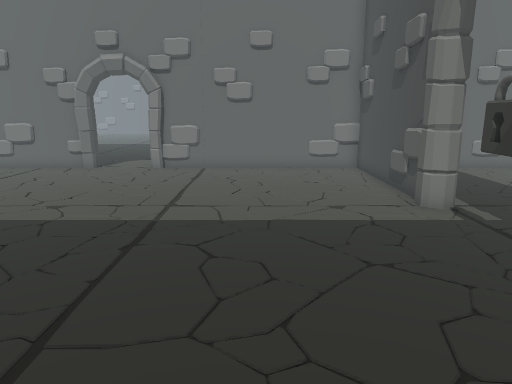
View 1 (above)

15 first-person views from a walk through a 3-D level made in the Unity game engine. The camera is 1.3 m above the floor, tilts 12° down and sees 70° across. The floor is counted in squares, 0.5 m on a side. Each view is taken from the middle of a square. On the plan, view 1 faces up. The plan holds only what a view shows up to about 20 squares ahead; the rest is blank. The place goes on beyond the plan. The player character is not drawn. Some animated figures are left out. Door leaves are left out, so doorways stand open.

View 2
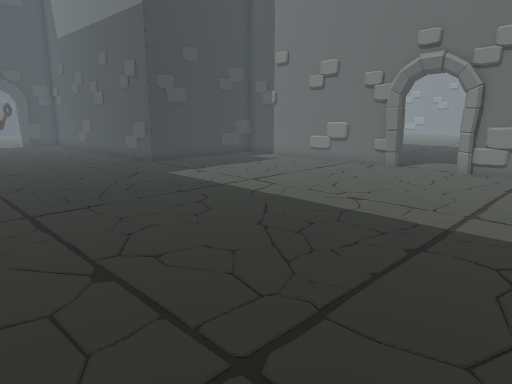

View 3
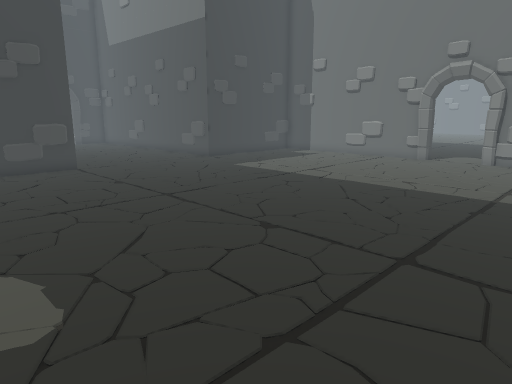

View 4
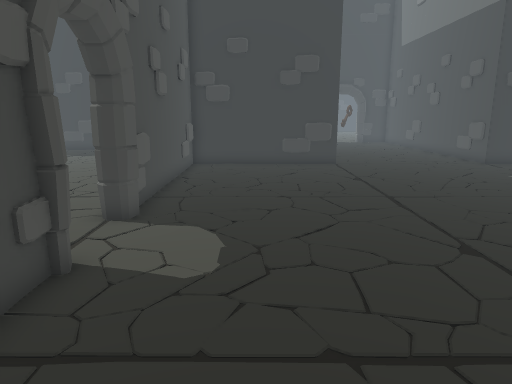

View 5
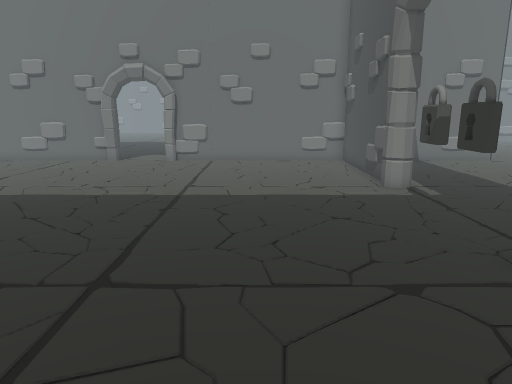

View 6
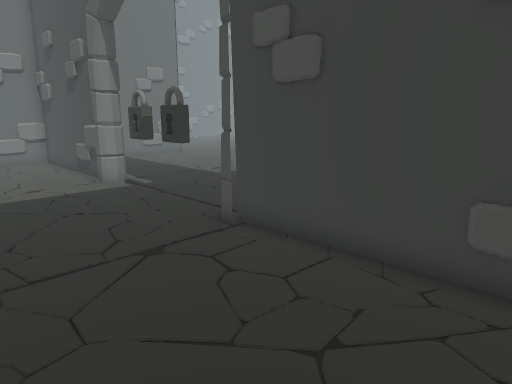

View 7
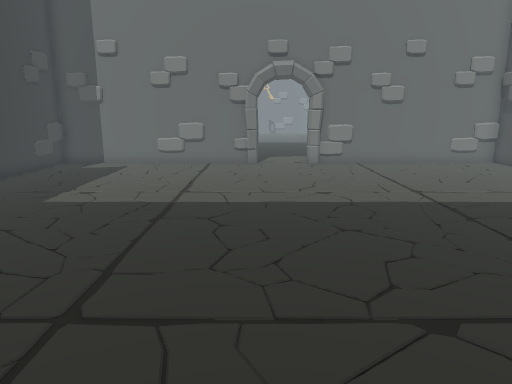

View 8
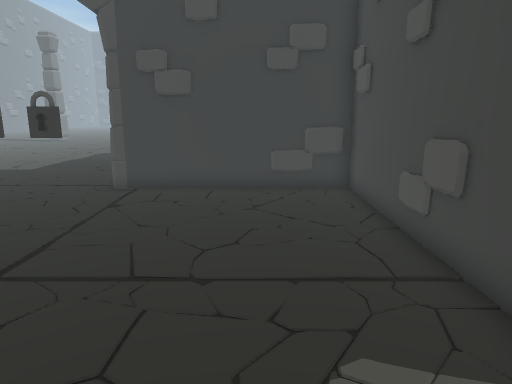

View 9
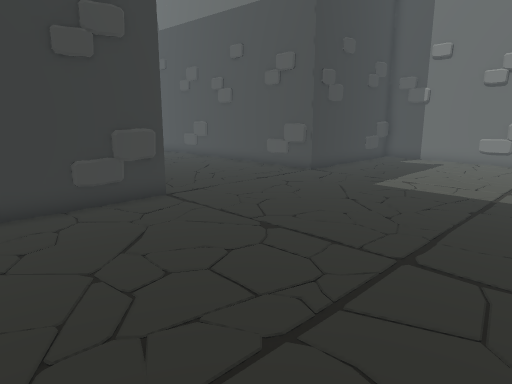

View 10
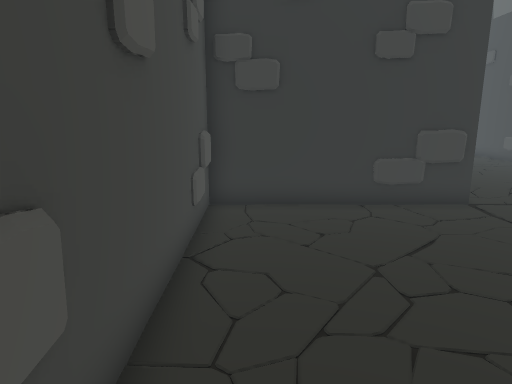

View 11
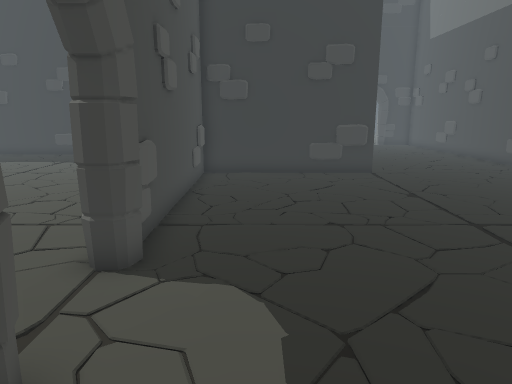

View 12
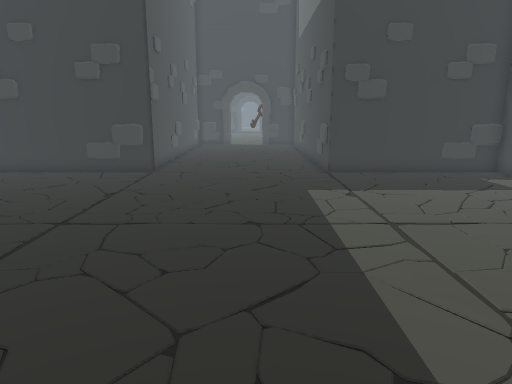

View 13
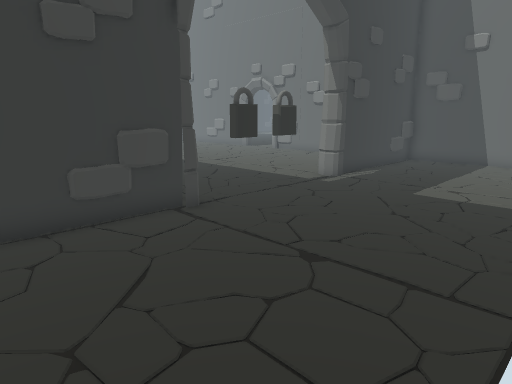

View 14
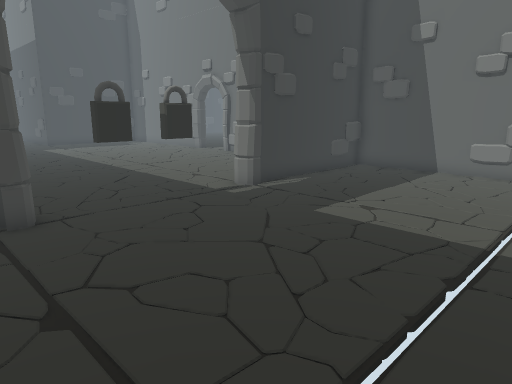

View 15
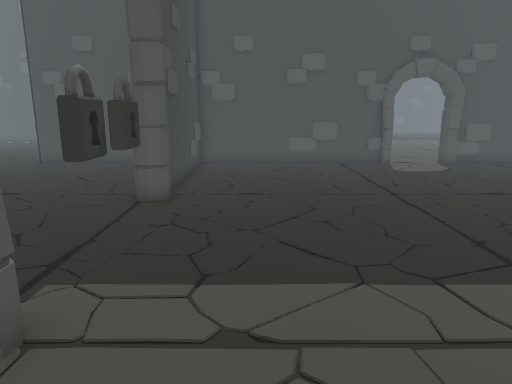

### Floor plan
Points are (right, up) in squares from view 1. A wall is a line through its corners. A room is listed if a view was taken in it or the views show most of it. See-through windows are left out.
Room 1 (views 1, 2, 3, 4, 5, 6, 7, 8, 9, 10, 11, 12, 15)
walls: (-8.4, 18) (-18.5, 18) (-18.5, 10.3) (-22.5, 10.3); (-4.5, 17.6) (-5.1, 17.8); (-7.9, 18.4) (-7.9, 17.8) (-8.4, 17.6); (-18.5, 2.4) (-18.5, -5.4) (-8.5, -5.4); (-18.9, 10.6) (-18.9, 10.1); (-18.4, 2) (-18.4, 1.5); (-8.6, -5) (-7.9, -5.2); (-5.1, -5.2) (-4.5, -5); (-4.6, -5.4) (5, -5.4) (5, 3.3); (-12.1, -5.2) (-11.6, -5.3); (4.6, 2.5) (4.7, 2.9) (4.9, 3.1); (5, 10.5) (5, 18) (3.5, 17.9); (5.3, 9.9) (4.7, 10.3) (4.7, 10.6); (-22.5, 2) (-19.8, 2); (5, 18) (-4.6, 18)
low walls: (-3.7, 17.8) (-4.5, 18); (-18.4, 1.2) (-18.4, 0.7); (-2.9, 17.9) (-3.6, 17.9); (-10.3, -5.3) (-9.4, -5.2); (4.8, -4.3) (4.9, -2.6)
ways out: open door at (5, 3.5) to room 2; open door at (5, 9.5) to room 2; opening at (-6.5, -5.5); opening at (-6.5, 18)
Room 2 (views 13, 14)
walls: (5.7, 3.1) (5.7, 2.5); (5.4, 3.2) (5.4, -1.8); (4.9, 3.1) (5.2, 3.2) (5.6, 3.1) (5.7, 2.5); (5.8, 10.6) (5.8, 10.1) (5.3, 9.9); (12.1, -5.4) (13.5, -5.4); (8.5, -5.4) (10, -5.4); (12.6, 18) (5.4, 18) (5.4, 10.2)
ways out: open door at (5, 3.5) to room 1; open door at (5, 9.5) to room 1
objects: other object (5, 5) to (5, 6); other object (5, 7) to (5, 8)

Positions as (right, up) in squares from view 1, and headings:
1: (0, 0), facing up
2: (0, 0), facing up-left
3: (0, -4), facing up-left
4: (1, -2), facing left
5: (0, -3), facing up
6: (-1, -4), facing up-right
7: (-8, -2), facing up
8: (-8, -2), facing right
9: (-8, -4), facing up-left
10: (-8, -4), facing left
11: (-2, -3), facing left
12: (-2, 7), facing left
13: (14, -3), facing up-left
14: (15, 1), facing up-left
15: (2, 14), facing down
